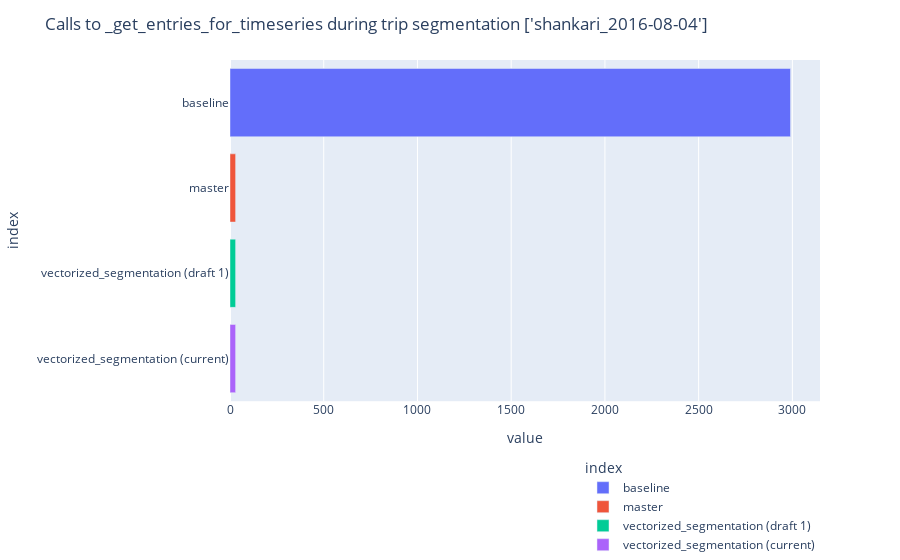

The notebook cell saved with this chart:
### Code cell
trip_segmentation_db_calls_dfs = []

branches_trip_segmentation_tqs = []
for branch_name, branch_info in branches.items():
    try:
        trip_segmentation = pipeline_stages_df[
            (pipeline_stages_df['name'] == 'TRIP_SEGMENTATION') &
            (pipeline_stages_df['branch'] == branch_info['label'])
        ].iloc[0]
    except IndexError:
        print(f"No trip segmentation for {branch_name}")
        continue
    trip_segmentation_db_calls = db_calls_df[
        (db_calls_df['ts'] < trip_segmentation['ts'])
        & (db_calls_df['ts'] > trip_segmentation['ts'] - trip_segmentation['reading'])
    ]
    trip_segmentation_db_calls_dfs.append(trip_segmentation_db_calls)
    print(branch_name)
    display(trip_segmentation_db_calls)

trip_segmentation_db_calls_counts_df = pd.concat(trip_segmentation_db_calls_dfs)['branch'].value_counts(sort=False)
fig = px.bar(
    trip_segmentation_db_calls_counts_df,
    color=trip_segmentation_db_calls_counts_df.index,
    orientation="h",
)
fig.update_layout(
    title=f"Calls to _get_entries_for_timeseries during trip segmentation {DAYS}",
    barmode='group',
    legend=dict(yref="container", xanchor="right", x=1, y=0),
)
fig.show()

### Figure 1 — Plotly figure (JSON) as saved in the notebook; plotly's stock layout.template omitted (floating-point values rounded to 4 significant figures)
{"data": [{"hovertemplate": "index=%{y}<br>value=%{x}<extra></extra>", "legendgroup": "baseline", "marker": {"color": "#636efa", "pattern": {"shape": ""}}, "name": "baseline", "orientation": "h", "showlegend": true, "textposition": "auto", "type": "bar", "x": [2990], "xaxis": "x", "y": ["baseline"], "yaxis": "y"}, {"hovertemplate": "index=%{y}<br>value=%{x}<extra></extra>", "legendgroup": "master", "marker": {"color": "#EF553B", "pattern": {"shape": ""}}, "name": "master", "orientation": "h", "showlegend": true, "textposition": "auto", "type": "bar", "x": [30], "xaxis": "x", "y": ["master"], "yaxis": "y"}, {"hovertemplate": "index=%{y}<br>value=%{x}<extra></extra>", "legendgroup": "vectorized_segmentation (draft 1)", "marker": {"color": "#00cc96", "pattern": {"shape": ""}}, "name": "vectorized_segmentation (draft 1)", "orientation": "h", "showlegend": true, "textposition": "auto", "type": "bar", "x": [30], "xaxis": "x", "y": ["vectorized_segmentation (draft 1)"], "yaxis": "y"}, {"hovertemplate": "index=%{y}<br>value=%{x}<extra></extra>", "legendgroup": "vectorized_segmentation (current)", "marker": {"color": "#ab63fa", "pattern": {"shape": ""}}, "name": "vectorized_segmentation (current)", "orientation": "h", "showlegend": true, "textposition": "auto", "type": "bar", "x": [30], "xaxis": "x", "y": ["vectorized_segmentation (current)"], "yaxis": "y"}], "layout": {"barmode": "group", "legend": {"title": {"text": "index"}, "tracegroupgap": 0, "x": 1, "xanchor": "right", "y": 0, "yref": "container"}, "margin": {"t": 60}, "title": {"text": "Calls to _get_entries_for_timeseries during trip segmentation ['shankari_2016-08-04']"}, "xaxis": {"anchor": "y", "domain": [0, 1], "title": {"text": "value"}}, "yaxis": {"anchor": "x", "categoryarray": ["vectorized_segmentation (current)", "vectorized_segmentation (draft 1)", "master", "baseline"], "categoryorder": "array", "domain": [0, 1], "title": {"text": "index"}}}}
